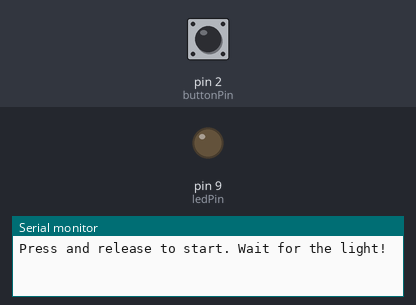
Simulated run of this sketch. Board: Arduino Uno, built with avr-gcc and run on an emulated ATmega328P. Shown: output pins drawn as LEDs (lit = HIGH), the last lines printed to the serial monitor. Inputs (shaded band) come from the test bench; at power-on: pin 2 (buttonPin) HIGH. Random numbers use the default seed unless the sketch sets one.

Above: at 4.3 s.
4.4 s: pin 2 (buttonPin) pulled LOW for 1 s
At 8.1 s:
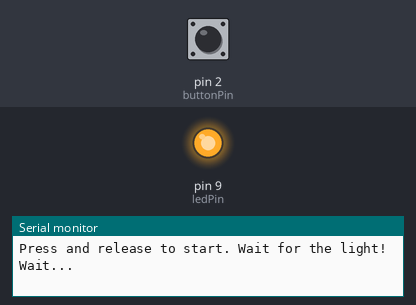
10.0 s: pin 2 (buttonPin) driven LOW
At 10.8 s:
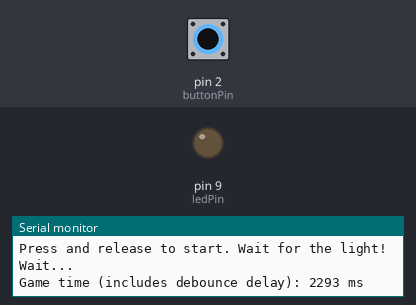
Timing chart, 0 to 12.5 s (numbered marks = the images above; inputs shaded):
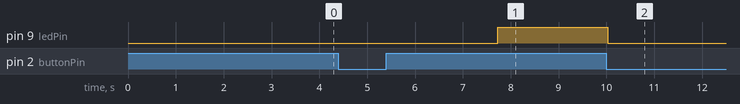

The sketch:

reaction-timer.ino
```cpp
// UNO R3: D9 -> 220 ohm -> LED anode; LED cathode -> GND.
// D2 -> button -> GND, using electrically distinct contacts.
// Nonblocking teaching game; debounce adds delay. Hardware untested.
const byte ledPin = 9, buttonPin = 2;
enum Phase { READY, WAIT_LIGHT, MEASURE, RELEASE };
Phase phase = READY;
bool lastRaw = HIGH, stable = HIGH;
unsigned long rawChanged = 0, waitStarted = 0, waitDuration = 0, lightStarted = 0;
void setup() {
  pinMode(ledPin, OUTPUT); digitalWrite(ledPin, LOW);
  pinMode(buttonPin, INPUT_PULLUP); Serial.begin(9600);
  Serial.println("Press and release to start. Wait for the light!");
}
void loop() {
  const unsigned long now = millis();
  const bool raw = digitalRead(buttonPin);
  if (raw != lastRaw) { rawChanged = now; lastRaw = raw; }
  bool pressed = false;
  if (now - rawChanged >= 25 && raw != stable) {
    stable = raw; pressed = (stable == LOW);
  }
  if (phase == RELEASE && stable == HIGH) {
    phase = READY; Serial.println("Press to start another round.");
  }
  if (pressed) {
    if (phase == READY) {
      waitStarted = now; waitDuration = random(1500, 4500);
      phase = WAIT_LIGHT; Serial.println("Wait...");
    } else if (phase == WAIT_LIGHT) {
      Serial.println("Too soon! Release to try again."); phase = RELEASE;
    } else if (phase == MEASURE) {
      digitalWrite(ledPin, LOW);
      Serial.print("Game time (includes debounce delay): ");
      Serial.print(now - lightStarted); Serial.println(" ms"); phase = RELEASE;
    }
  }
  if (phase == WAIT_LIGHT && now - waitStarted >= waitDuration) {
    digitalWrite(ledPin, HIGH); lightStarted = now; phase = MEASURE;
  }
  if (phase == MEASURE && now - lightStarted >= 10000) {
    digitalWrite(ledPin, LOW); Serial.println("Round timed out."); phase = RELEASE;
  }
}
```

Measured:
- after the input at 4.4 s, pin 9 (ledPin): LOW → HIGH after 3.3 s
- after the input at 10.0 s, pin 9 (ledPin): HIGH → LOW at once
